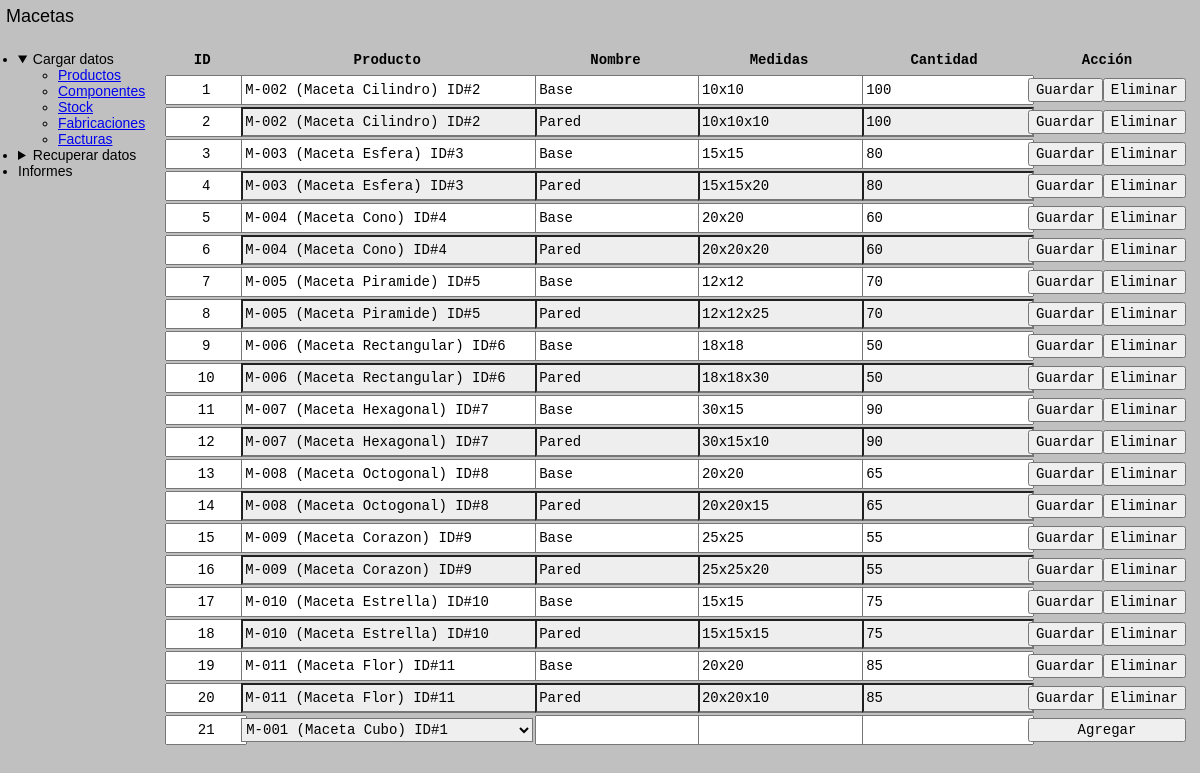
Screenshot of /componentes/ with the database file from the repository.
### tables this page shows
CREATE TABLE componentes (
    id INTEGER PRIMARY KEY AUTOINCREMENT,
    id_producto INTEGER NOT NULL,
    nombre TEXT NOT NULL,
    medidas TEXT NOT NULL,
    cantidad INTEGER NOT NULL,
    habilitado INTEGER NOT NULL DEFAULT 1,
    FOREIGN KEY(id_producto) REFERENCES productos(id)
);

### app.py (the view)
@APP.route('/componentes/', methods=['GET'])
def Componentes_Consultar():
    return render_template('/componentes.html')

### app.py (called while the page is built)
def Get_DB():
    DB = getattr(g, '_database', None)
    if DB is None:
        DB = g._database = sqlite3.connect(DATABASE)
    return DB

@APP.teardown_appcontext
def Close_DB(exception):
    DB = getattr(g, '_database', None)
    if DB is not None:
        DB.close()

@APP.context_processor
def Inyectar_Productos():
    DB = Get_DB()
    Productos = fun.Productos(DB)
    Componentes = fun.Componentes(DB)
    return dict(
        productosLista = Productos.Consultar(),
        productosTipos = Productos.Consultar_Tipos(),
        productoSiguiente = Productos.Consultar_Siguiente_ID(),
        productosFormateados = Productos.Consultar_Formateado(),
        componentesLista = Componentes.Consultar(),
        componenteSiguiente = Componentes.Consultar_Siguiente_ID()
    )

### funciones.py (called while the page is built)
    def Consultar(self):
        return self.DB.execute('SELECT * FROM productos WHERE habilitado != 0').fetchall()

    def Consultar_Tipos(self):
        self.DB.row_factory = lambda cursor, row: row[0]
        return self.DB.execute('SELECT DISTINCT tipo FROM productos WHERE habilitado != 0 ORDER BY tipo ASC').fetchall()

    def Consultar_Siguiente_ID(self):
        self.DB.row_factory = lambda cursor, row: row[0]
        resultado = self.DB.execute('SELECT seq FROM sqlite_sequence WHERE name = "productos"').fetchone()
        if resultado is None:
            return 1
        return resultado + 1

    def Consultar_Formateado(self):
        self.DB.row_factory = lambda cursor, row: f"{row[3]} ({row[1]} {row[2]}) ID#{row[0]}"
        return self.DB.execute('SELECT * FROM productos WHERE habilitado != 0').fetchall()

    def Consultar(self):
        self.DB.row_factory = lambda cursor, row: row
        return self.DB.execute('SELECT * FROM componentes WHERE habilitado != 0').fetchall()

    def Consultar_Siguiente_ID(self):
        self.DB.row_factory = lambda cursor, row: row[0]
        resultado = self.DB.execute('SELECT seq FROM sqlite_sequence WHERE name = "componentes"').fetchone()
        if resultado is None:
            return 1
        return resultado + 1

### templates/componentes.html (shortened to what this page needs)
<!DOCTYPE html>
<html lang='en'>
<head>
    <link rel="stylesheet" href="https://unpkg.com/98.css">
    <link rel='stylesheet' href='{{url_for('static', filename='styles.css')}}'>
</head>
<body>
    <div class="window">
        {% include 'header.html' %}
        <div class="window-body" id="container">
            <div id="aside">
                {% include 'nav.html' %}
            </div>
            <div id="main">
                <div class="sunken-panel">
                    <table class="interactive">
                        <thead>
                            <th class="primerColumna">ID</th>
                            <th>Producto</th>
                            <th>Nombre</th>
                            <th>Medidas</th>
                            <th>Cantidad</th>
                            <th class="ultimaColumna">Acción</th>
                        </thead>
                        {% if componentesLista %}
                        {% for componente in componentesLista %}
                        <tr>
                            <form action="/componentes/modificar" method="post">
                                <td class="primerColumna">
                                    <input type="text" name="id_modificar" value="{{componente[0]}}" readonly required>
                                </td>
                                <td>
                                    <input type="text" name="producto_modificar" value="{{productosFormateados[componente[1]]}}" required>
                                </td>
                                <td>
                                    <input type="text" name="nombre_modificar" value="{{componente[2]}}" required>
                                </td>
                                <td>
                                    <input type="text" name="medidas_modificar" value="{{componente[3]}}" required>
                                </td>
                                <td>
                                    <input type="text" name="cantidad_modificar" value="{{componente[4]}}" required>
                                </td>
                                <td class="ultimaColumna">
                                    <div>
                                        <input type="submit" value="Guardar">
                                        <form method="post">
                                            <input type="submit" formaction="/componentes/eliminar" value="Eliminar">
                                        </form>
                                    </div>
                                </td>
                            </form>
                        </tr>
                        {% endfor %}
                        {% endif %}
                        <tr>
                            <form action="/componentes/agregar" method="post">
                                <td class="primerColumna">
                                    <input type="text" name="id_modificar" value="{{componenteSiguiente}}" readonly required>
                                </td>
                                <td>
                                    <select name="producto_agregar" id="producto_agregar">
                                        {% for producto in productosFormateados %}
                                        <option value="{{producto}}">{{producto}}</option>
                                        {% endfor %}
                                    </select>
                                </td>
                                <td>
                                    <input type="text" name="nombre_agregar" required>
                                </td>
                                <td>
                                    <input type="text" name="medidas_agregar" required>
                                </td>
                                <td>
                                    <input type="text" name="cantidad_agregar" required>
                                </td>
                                <td>
                                    <input type="submit" value="Agregar">
                                </td>
                            </form>
                        </tr>
                    </table>
                </div>
            </div>
        </div>
    </div>
</body>
</html>

### static/styles.css (style rules this page uses)
* { margin: 0; font-family: sans-serif; font-size: 14px; }
:root { font-size: 12px; }
html { background: silver; }
.window { min-height: 100dvh; padding: 0; min-width: fit-content; }
.window-body { margin: 1rem; }
#container { display: grid; grid-template-areas: 'aside main'; grid-template-columns: 1fr 9fr; column-gap: 1rem; row-gap: 1rem; height: 100%; }
#aside { grid-area: aside; display: flex; flex-direction: column; row-gap: 1rem; }
#main { grid-area: main; }
table.interactive { width: 100%; min-width: 720px; }
table.interactive * { font-family: monospace; font-size: 14px; }
table.interactive th { height: 2rem; }
table.interactive tr td { padding: 0; }
table.interactive .primerColumna { width: 6rem; text-align: center; }
table.interactive .primerColumna input { text-align: center; }
table.interactive .ultimaColumna { width: 12rem; }
table.interactive .ultimaColumna div { display: flex; width: 100%; }
table.interactive input { width: 100%; height: 2rem; }
table.interactive tr:nth-child(even) input:read-write { background: #EEE; }
table.interactive select { width: 100%; height: 2rem; background-position: center right 2px; background-size: 1.5rem; }

### rows the page displays
componentes: id_modificar "1", producto_modificar "M-002 (Maceta Cilindro) ID#2", nombre_modificar "Base", medidas_modificar "10x10", cantidad_modificar "100"
componentes: id_modificar "2", producto_modificar "M-002 (Maceta Cilindro) ID#2", nombre_modificar "Pared", medidas_modificar "10x10x10", cantidad_modificar "100"
componentes: id_modificar "3", producto_modificar "M-003 (Maceta Esfera) ID#3", nombre_modificar "Base", medidas_modificar "15x15", cantidad_modificar "80"
componentes: id_modificar "4", producto_modificar "M-003 (Maceta Esfera) ID#3", nombre_modificar "Pared", medidas_modificar "15x15x20", cantidad_modificar "80"
componentes: id_modificar "5", producto_modificar "M-004 (Maceta Cono) ID#4", nombre_modificar "Base", medidas_modificar "20x20", cantidad_modificar "60"
componentes: id_modificar "6", producto_modificar "M-004 (Maceta Cono) ID#4", nombre_modificar "Pared", medidas_modificar "20x20x20", cantidad_modificar "60"
componentes: id_modificar "7", producto_modificar "M-005 (Maceta Piramide) ID#5", nombre_modificar "Base", medidas_modificar "12x12", cantidad_modificar "70"
componentes: id_modificar "8", producto_modificar "M-005 (Maceta Piramide) ID#5", nombre_modificar "Pared", medidas_modificar "12x12x25", cantidad_modificar "70"
componentes: id_modificar "9", producto_modificar "M-006 (Maceta Rectangular) ID#6", nombre_modificar "Base", medidas_modificar "18x18", cantidad_modificar "50"
componentes: id_modificar "10", producto_modificar "M-006 (Maceta Rectangular) ID#6", nombre_modificar "Pared", medidas_modificar "18x18x30", cantidad_modificar "50"
componentes: id_modificar "11", producto_modificar "M-007 (Maceta Hexagonal) ID#7", nombre_modificar "Base", medidas_modificar "30x15", cantidad_modificar "90"
componentes: id_modificar "12", producto_modificar "M-007 (Maceta Hexagonal) ID#7", nombre_modificar "Pared", medidas_modificar "30x15x10", cantidad_modificar "90"
componentes: id_modificar "13", producto_modificar "M-008 (Maceta Octogonal) ID#8", nombre_modificar "Base", medidas_modificar "20x20", cantidad_modificar "65"
componentes: id_modificar "14", producto_modificar "M-008 (Maceta Octogonal) ID#8", nombre_modificar "Pared", medidas_modificar "20x20x15", cantidad_modificar "65"
componentes: id_modificar "15", producto_modificar "M-009 (Maceta Corazon) ID#9", nombre_modificar "Base", medidas_modificar "25x25", cantidad_modificar "55"
componentes: id_modificar "16", producto_modificar "M-009 (Maceta Corazon) ID#9", nombre_modificar "Pared", medidas_modificar "25x25x20", cantidad_modificar "55"
componentes: id_modificar "17", producto_modificar "M-010 (Maceta Estrella) ID#10", nombre_modificar "Base", medidas_modificar "15x15", cantidad_modificar "75"
componentes: id_modificar "18", producto_modificar "M-010 (Maceta Estrella) ID#10", nombre_modificar "Pared", medidas_modificar "15x15x15", cantidad_modificar "75"
componentes: id_modificar "19", producto_modificar "M-011 (Maceta Flor) ID#11", nombre_modificar "Base", medidas_modificar "20x20", cantidad_modificar "85"
componentes: id_modificar "20", producto_modificar "M-011 (Maceta Flor) ID#11", nombre_modificar "Pared", medidas_modificar "20x20x10", cantidad_modificar "85"

### other values shown
form field producto_agregar "M-001 (Maceta Cubo) ID#1"
